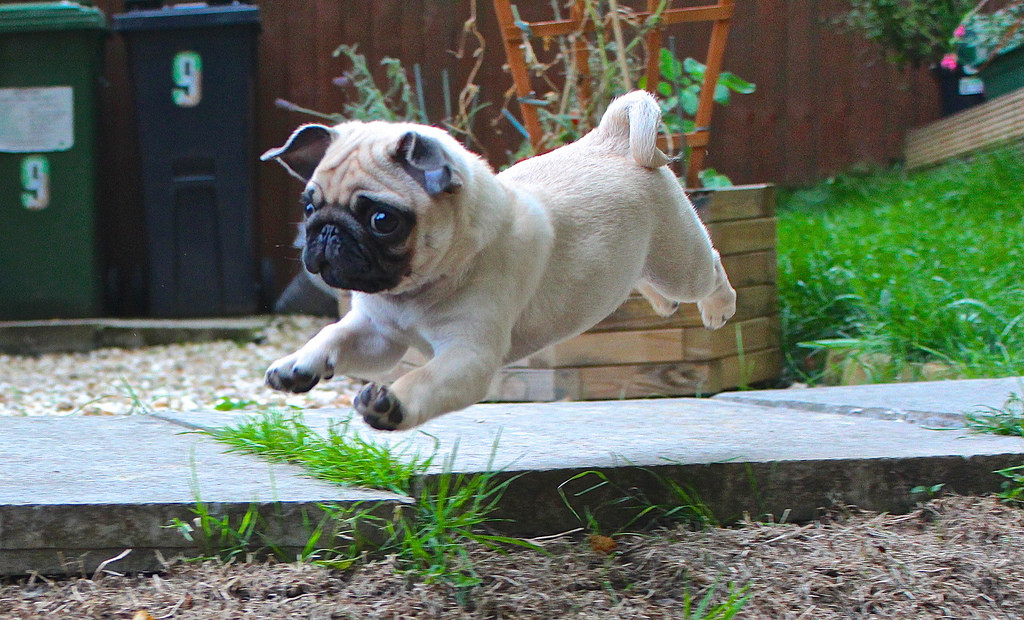
#> input picture example_images/7EGRMwN.jpg, 1024 x 620 px
$ python -i histogram.py   (imports and definitions only)
#> lines starting #> are read from the running program, lines starting #| are printed output that depends on the picture; after the words box and inside, x2 and y2 are one past the last pixel; in counts of white or black regions, pixels touching at a corner belong together
#> further down, picture is the input picture: shape (620, 1024, 3); mean B, G, R 100.2, 112.4, 103.5
import numpy as np
import cv2

def calculate_histograms(image, bins=(8, 12, 3)):
    # compute a 3D histogram in the RGB colorspace,
    # then normalize the histogram so that images
    # with the same content, but either scaled larger
    # or smaller will have (roughly) the same histogram
#> called with bins = (8, 12, 3)
    image = cv2.cvtColor(image, cv2.COLOR_BGR2HSV)
#> image: shape (620, 1024, 3); mean H, S, V 61.6, 71.4, 121.6

    features = []

    (h, w) = image.shape[:2]
#> h = 620; w = 1024
    (cX, cY) = (int(w * 0.5), int(h * 0.5))
#> cX = 512; cY = 310

    # divide the image into four rectangles/segments (top-left,
    # top-right, bottom-right, bottom-left)
    segments = [(0, cX, 0, cY), (cX, w, 0, cY), (cX, w, cY, h),
        (0, cX, cY, h)]

    # construct an elliptical mask representing the center of the
    # image
    (axesX, axesY) = (int(w * 0.75) / 2, int(h * 0.75) / 2)
#> axesX = 384; axesY = 232.5
    ellipMask = np.zeros(image.shape[:2], dtype = "uint8")
    cv2.ellipse(ellipMask, (cX, cY), (axesX, axesY), 0, 0, 360, 255, -1)
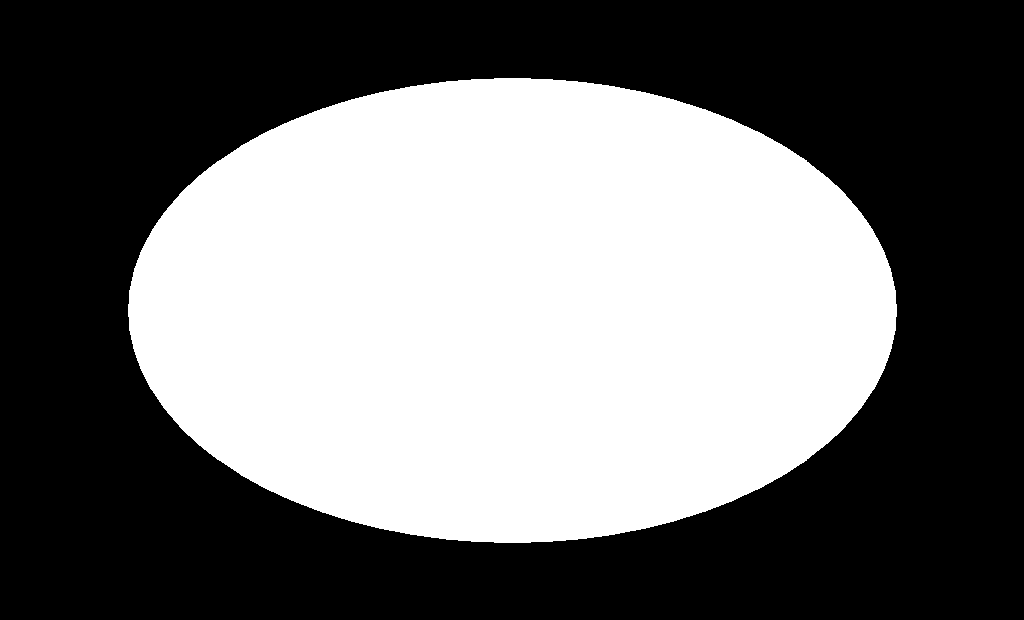
#> ellipMask: shape (620, 1024); 44.2% white; 1 white region, box (x1, y1, x2, y2) and area: (128, 78, 897, 543) 280447

    # loop over the segments
    for (startX, endX, startY, endY) in segments:
        # construct a mask for each corner of the image, subtracting
        # the elliptical center from it
        cornerMask = np.zeros(image.shape[:2], dtype = "uint8")
        cv2.rectangle(cornerMask, (startX, startY), (endX, endY), 255, -1)
        cornerMask = cv2.subtract(cornerMask, ellipMask)

        # extract a color histogram from the image, then update the
        # feature vector
        hist = histogram(image, cornerMask, bins)
        features.extend(hist)
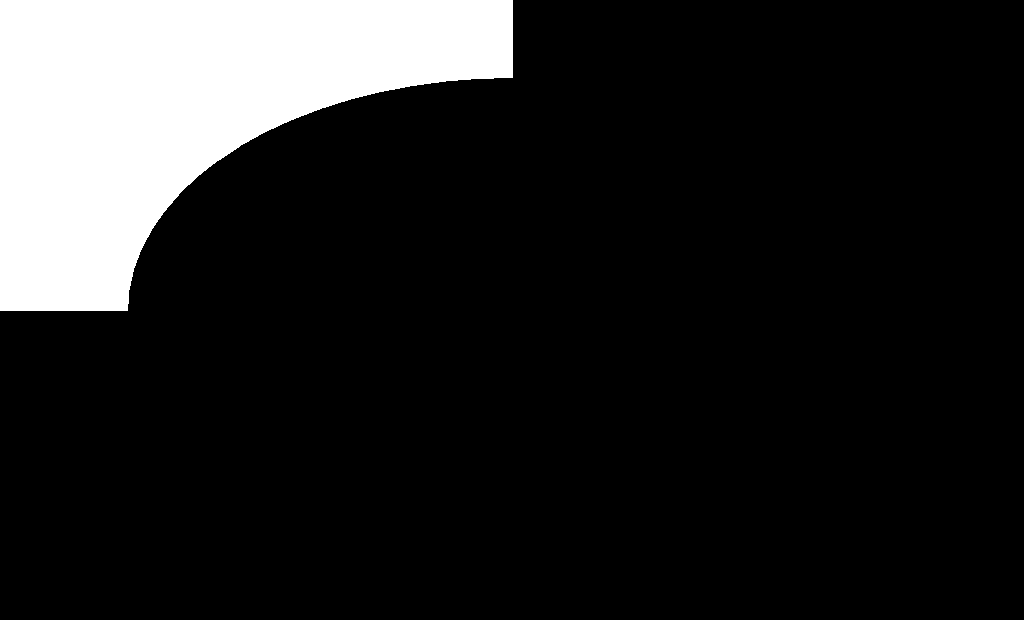
#> cornerMask: shape (620, 1024); 14% white; 1 white region, box (x1, y1, x2, y2) and area: (0, 0, 513, 311) 89117
#> after the loop, features = []

    # extract a color histogram from the elliptical region and
    # update the feature vector
    hist = histogram(image, ellipMask, bins)
    features.extend(hist)

    # print features

    # return out 3D histogram as a flattened array
    return features

def histogram(image, mask, bins):
    # extract a 3D color histogram from the masked region of the
    # image, using the supplied number of bins per channel; then
    # normalize the histogram
    hist = cv2.calcHist([image], [0, 1, 2], mask, bins,
        [0, 180, 0, 256, 0, 256])
#> (the run stopped early here; a loop or call above may not have finished)

$ run again, on example_images/89pUfSc.jpg
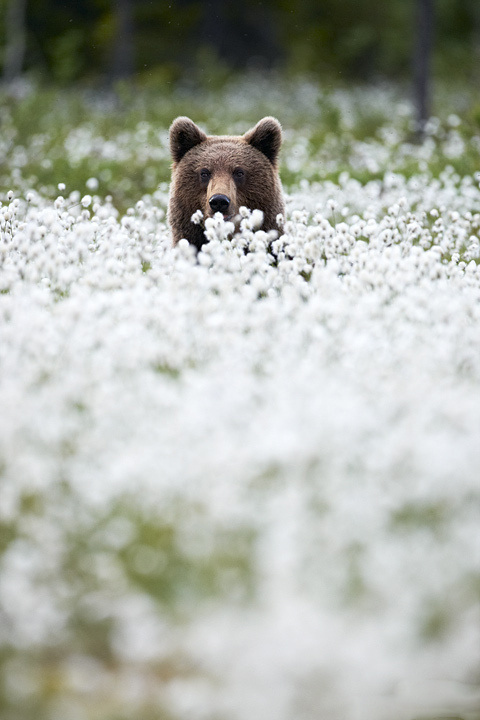
#> input picture example_images/89pUfSc.jpg, 480 x 720 px
#> picture is the input picture: shape (720, 480, 3); mean B, G, R 168.5, 176.9, 173.2
#> image: shape (720, 480, 3); mean H, S, V 67.8, 28.8, 178.4
#> in calculate_histograms, `cv2.ellipse(ellipMask, (cX, cY), (axesX, axesY), 0, 0, 360, 255, -1)`:
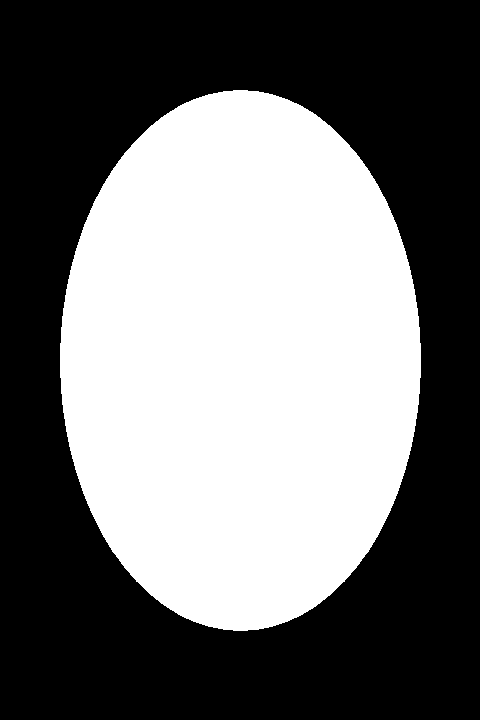
#> ellipMask: shape (720, 480); 44.3% white; 1 white region, box (x1, y1, x2, y2) and area: (60, 90, 421, 631) 153205
#> after the loop in calculate_histograms, `for (startX, endX, startY, endY) in segments:`: features = []

$ run again, on example_images/QmG3nS6.jpg
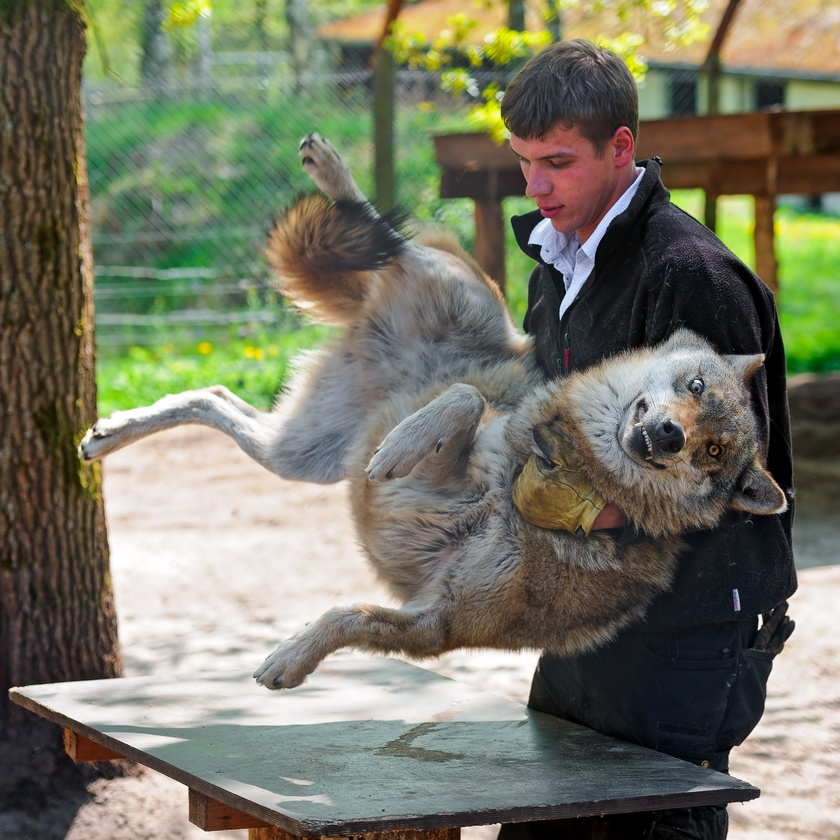
#> input picture example_images/QmG3nS6.jpg, 840 x 840 px, shrunk from 2528 x 2528 before the run
#> picture is the input picture: shape (840, 840, 3); mean B, G, R 102, 119.8, 118.9
#> image: shape (840, 840, 3); mean H, S, V 51.5, 67, 128.7
#> in calculate_histograms, `cv2.ellipse(ellipMask, (cX, cY), (axesX, axesY), 0, 0, 360, 255, -1)`:
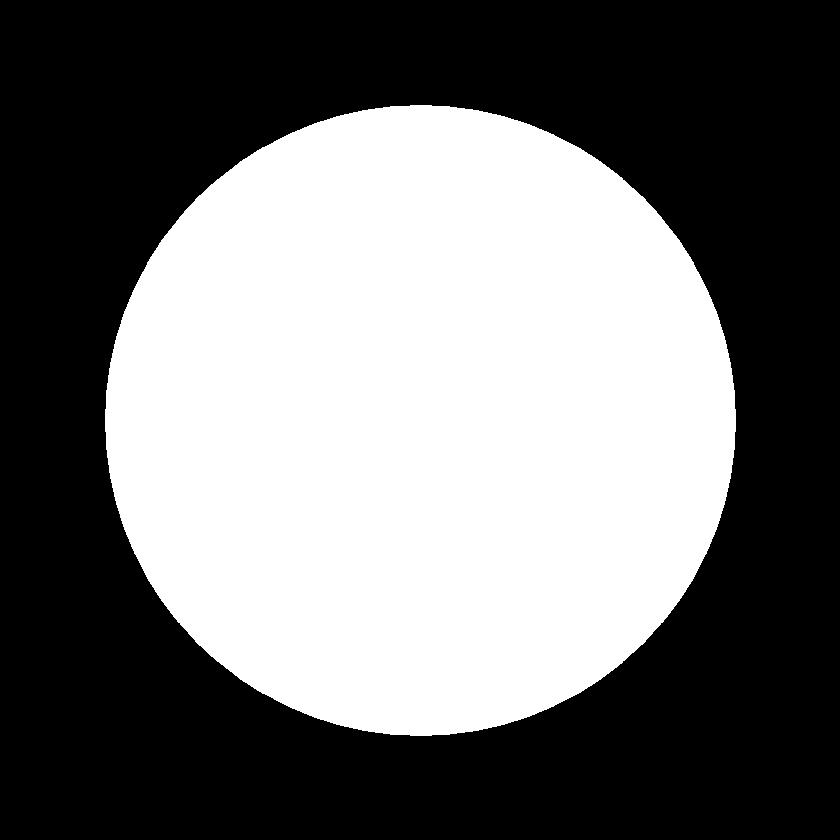
#> ellipMask: shape (840, 840); 44.3% white; 1 white region, box (x1, y1, x2, y2) and area: (105, 105, 736, 736) 312313
#> after the loop in calculate_histograms, `for (startX, endX, startY, endY) in segments:`: features = []

$ run again, on example_images/UbVIl1e.jpg
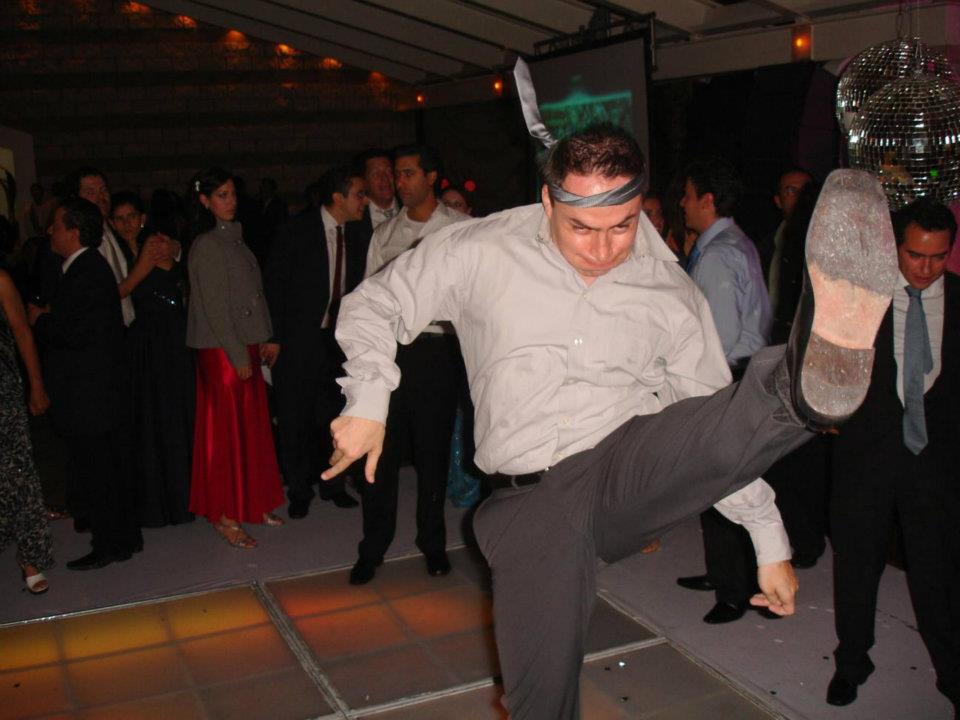
#> input picture example_images/UbVIl1e.jpg, 960 x 720 px
#> picture is the input picture: shape (720, 960, 3); mean B, G, R 46.2, 51.2, 64.9
#> image: shape (720, 960, 3); mean H, S, V 30.9, 79.1, 65.3
#> in calculate_histograms, `cv2.ellipse(ellipMask, (cX, cY), (axesX, axesY), 0, 0, 360, 255, -1)`:
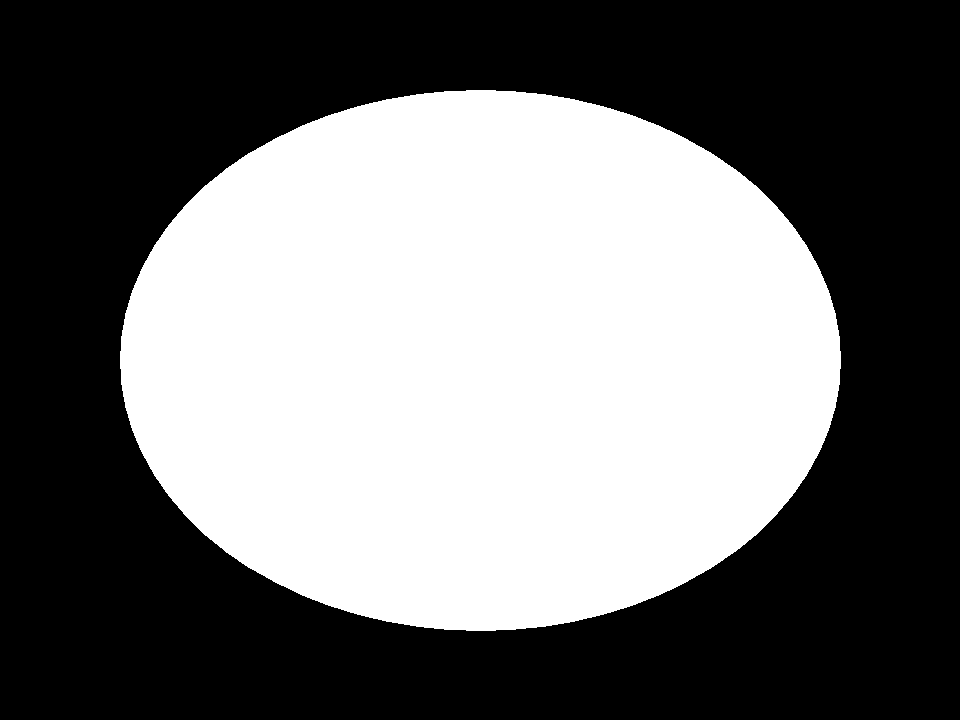
#> ellipMask: shape (720, 960); 44.3% white; 1 white region, box (x1, y1, x2, y2) and area: (120, 90, 841, 631) 305921
#> after the loop in calculate_histograms, `for (startX, endX, startY, endY) in segments:`: features = []
